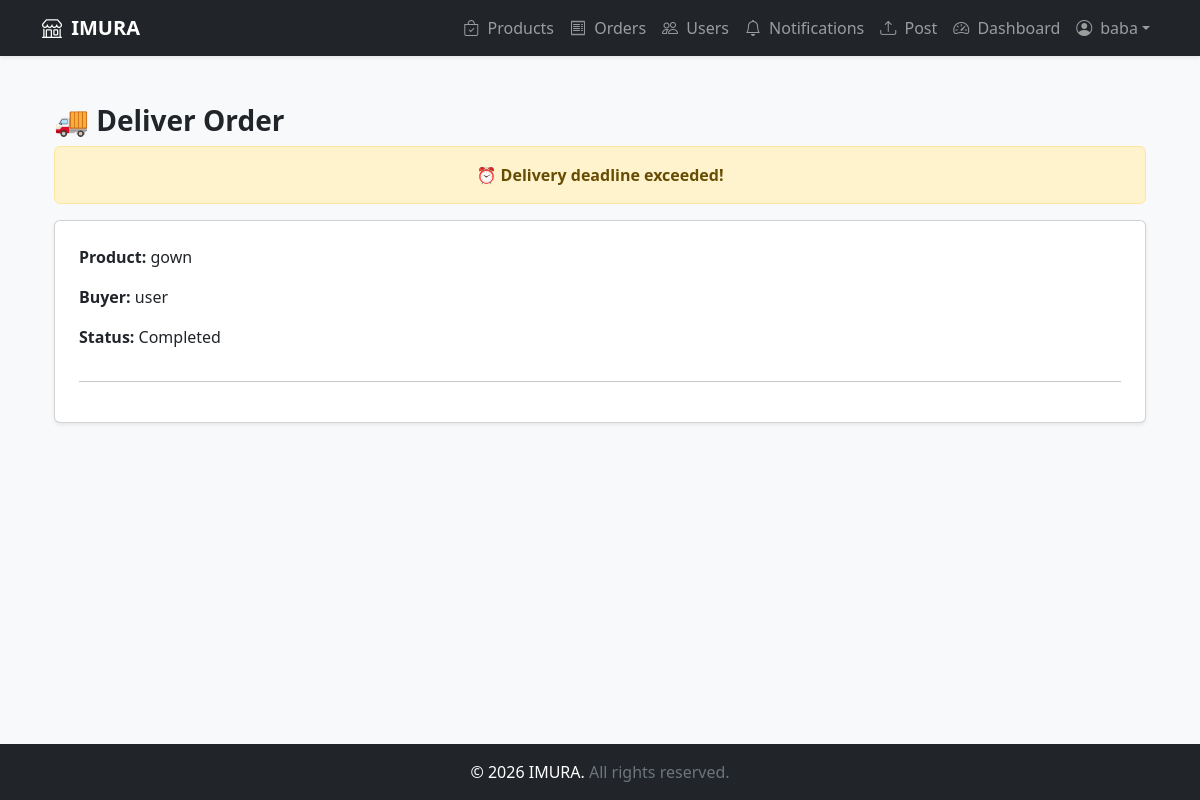
Page /orders/tracking/seller/35/ (signed in) on the committed database.
### apps/orders/models.py (models this page shows, shortened)
class Order(models.Model):
    buyer = models.ForeignKey(
        User, on_delete=models.CASCADE, related_name="orders_made"
    )
    seller = models.ForeignKey(
        User, on_delete=models.CASCADE, related_name="orders_received"
    )
    product = models.ForeignKey(
        Product, on_delete=models.CASCADE, related_name="orders"
    )
    product_title = models.CharField(max_length=255)
    product_image = models.URLField(blank=True, null=True)
    description = models.TextField(blank=True)
    quantity = models.PositiveIntegerField(default=1)
    price_at_order = models.DecimalField(max_digits=12, decimal_places=2)
    suggested_price = models.DecimalField(
        max_digits=12, decimal_places=2, null=True, blank=True
    )
    buyer_state = models.CharField(max_length=100, blank=True, null=True)
    buyer_lga = models.CharField(max_length=100, blank=True, null=True)
    buyer_address = models.TextField(blank=True, null=True)
    transport_cost = models.DecimalField(
        max_digits=10, decimal_places=2, null=True, blank=True
    )
    days_to_deliver = models.PositiveIntegerField(null=True, blank=True)
    collection_point = models.CharField(
        max_length=255,
        blank=True,
        null=True,
        help_text="Where buyer will collect the goods"
    )
    buyer_notes = models.TextField(blank=True, null=True)
    seller_notes = models.TextField(blank=True, null=True)
    status = models.CharField(
        max_length=32, choices=ORDER_STATUS, default="pending"
    )
    is_paid = models.BooleanField(default=False)
    is_sent_to_seller = models.BooleanField(default=False)
    tracking_number = models.CharField(max_length=255, blank=True, null=True)
    created_at = models.DateTimeField(auto_now_add=True)
    updated_at = models.DateTimeField(auto_now=True)
    payment_reference = models.CharField(
        max_length=100,
        blank=True,
        null=True,
        unique=True
    )
    payment_verified = models.BooleanField(default=False)
    paid_at = models.DateTimeField(blank=True, null=True)
    created_at = models.DateTimeField(auto_now_add=True)
    updated_at = models.DateTimeField(auto_now=True)
    payout_released = models.BooleanField(default=False)
    payout_released_at = models.DateTimeField(null=True, blank=True)
    extra_days_requested = models.PositiveIntegerField(default=0)
    dispatched_at = models.DateTimeField(null=True, blank=True)
    delivery_note = models.TextField(blank=True, null=True)
    delivery_contact = models.CharField(max_length=100, blank=True, null=True)
    delivery_deadline = models.DateTimeField(null=True, blank=True)
    seller_bank_name = models.CharField(max_length=100, blank=True, null=True)
    seller_account_name = models.CharField(max_length=100, blank=True, null=True)
    seller_account_number = models.CharField(max_length=20, blank=True, null=True)
    payout_receipt = models.FileField(
        upload_to="receipts/",
        blank=True,
        null=True
    )
    payment_verified_by_admin = models.BooleanField(default=False)
    payment_verified_at = models.DateTimeField(null=True, blank=True)
    seller_confirmed_payout = models.BooleanField(default=False)
    seller_payout_confirmed_at = models.DateTimeField(blank=True, null=True)
    extension_requested_days = models.PositiveIntegerField(default=0)
    extension_requested_at = models.DateTimeField(null=True, blank=True)
    extension_status = models.CharField(
        max_length=20,
        choices=[
            ("none", "None"),
            ("pending", "Pending"),
            ("approved", "Approved"),
            ("rejected", "Rejected"),
        ],
        default="none"
    )

### apps/orders/views.py (the view, shortened to what this page needs)
# urls.py: path("tracking/seller/<int:pk>/", views.seller_tracking, name="seller_tracking"),
@login_required
def seller_tracking(request, pk):
    order = get_object_or_404(Order, pk=pk, seller=request.user)
    if not order.is_paid:
        messages.error(request, "Buyer has not paid yet.")
        return redirect(order.get_absolute_url())
    return render(request, "orders/tracking_seller.html", {"order": order})

### apps/orders/templates/orders/tracking_seller.html (shortened to what this page needs)
{% extends "products/base.html" %}
{% block content %}
<div class="container mt-4">
  <h3 class="fw-bold">🚚 Deliver Order</h3>
  {% if order.is_paid %}
    <div class="alert alert-danger text-center fw-bold" id="timer">
    </div>
  {% endif %}
  <div class="card p-4 shadow-sm mt-3">
    <p><strong>Product:</strong> {{ order.product_title }}</p>
    <p><strong>Buyer:</strong> {{ order.buyer.username }}</p>
    <p><strong>Status:</strong> {{ order.get_status_display }}</p>
    <hr>
  </div>
</div>
{% endblock %}

### apps/products/templates/products/base.html (shortened to what this page needs)
<!DOCTYPE html>
<html lang="en">
<head>
  <link href="https://cdn.jsdelivr.net/npm/bootstrap@5.3.2/dist/css/bootstrap.min.css" rel="stylesheet">
  <link rel="stylesheet" href="https://cdn.jsdelivr.net/npm/bootstrap-icons@1.11.1/font/bootstrap-icons.css">
  {% load static %}
  <link rel="stylesheet" href="{% static 'css/style.css' %}">
  <link rel="stylesheet" href="https://cdn.jsdelivr.net/npm/bootstrap-icons@1.11.3/font/bootstrap-icons.css">
</head>
<body class="d-flex flex-column min-vh-100 bg-light">
  <nav class="navbar navbar-expand-lg navbar-dark bg-dark shadow-sm">
    <div class="container">
      <a class="navbar-brand fw-bold" href="{% url 'products:product_list' %}">
        <i class="bi bi-shop me-1"></i> IMURA
      </a>
      <div class="collapse navbar-collapse" id="navbarNav">
        <ul class="navbar-nav ms-auto align-items-lg-center">
          <li class="nav-item">
            <a class="nav-link" href="{% url 'products:product_list' %}">
              <i class="bi bi-bag-check me-1"></i> Products
            </a>
          </li>
          <li class="nav-item">
            <a class="nav-link" href="{% url 'orders:list' %}">
              <i class="bi bi-receipt me-1"></i> Orders
            </a>
          </li>
          <li class="nav-item">
            <a class="nav-link" href="{% url 'accounts:user_list' %}">
              <i class="bi bi-people me-1"></i> Users
            </a>
          </li>
          <li class="nav-item">
            <a class="nav-link" href="{% url 'notifications:list' %}">
              <i class="bi bi-bell me-1"></i> Notifications
            </a>
          </li>
          <li class="nav-item">
            <a class="nav-link" href="{% url 'products:product_post' %}">
              <i class="bi bi-upload me-1"></i> Post
            </a>
          </li>
          {% if user.is_authenticated %}
            <li class="nav-item">
              <a class="nav-link" href="{% url 'core:dashboard' %}">
                <i class="bi bi-speedometer2 me-1"></i> Dashboard
              </a>
            </li>
            <li class="nav-item dropdown">
              <a class="nav-link dropdown-toggle d-flex align-items-center" href="#" role="button" data-bs-toggle="dropdown">
                {% if user.profile.avatar %}
                  <img src="{{ user.profile.avatar.url }}" class="rounded-circle me-2" width="30" height="30" alt="{{ user.username }}">
                {% else %}
                  <i class="bi bi-person-circle me-2"></i>
                {% endif %}
                {{ user.username }}
              </a>
            </li>
          {% endif %}
        </ul>
      </div>
    </div>
  </nav>
  <main class="container my-4 flex-grow-1">
    {% block content %}{% endblock %}
  </main>
  <footer class="bg-dark text-white text-center py-3 mt-auto">
    <p class="mb-0">
      &copy; {{ year|default:2026 }} IMURA.
      <span class="text-secondary">All rights reserved.</span>
    </p>
  </footer>
</body>
</html>

### apps/core/static/css/style.css (style rules this page uses)
body { font-family: 'Segoe UI', Tahoma, Geneva, Verdana, sans-serif; background-color: #808080; margin: 0; padding: 0; }

### rows in the picture
Order: product_title "gown", buyer.username "user", status "Completed"

### other values in the picture
{{ user.username }} "baba"
{{ year|default:2026 }} "2026"
